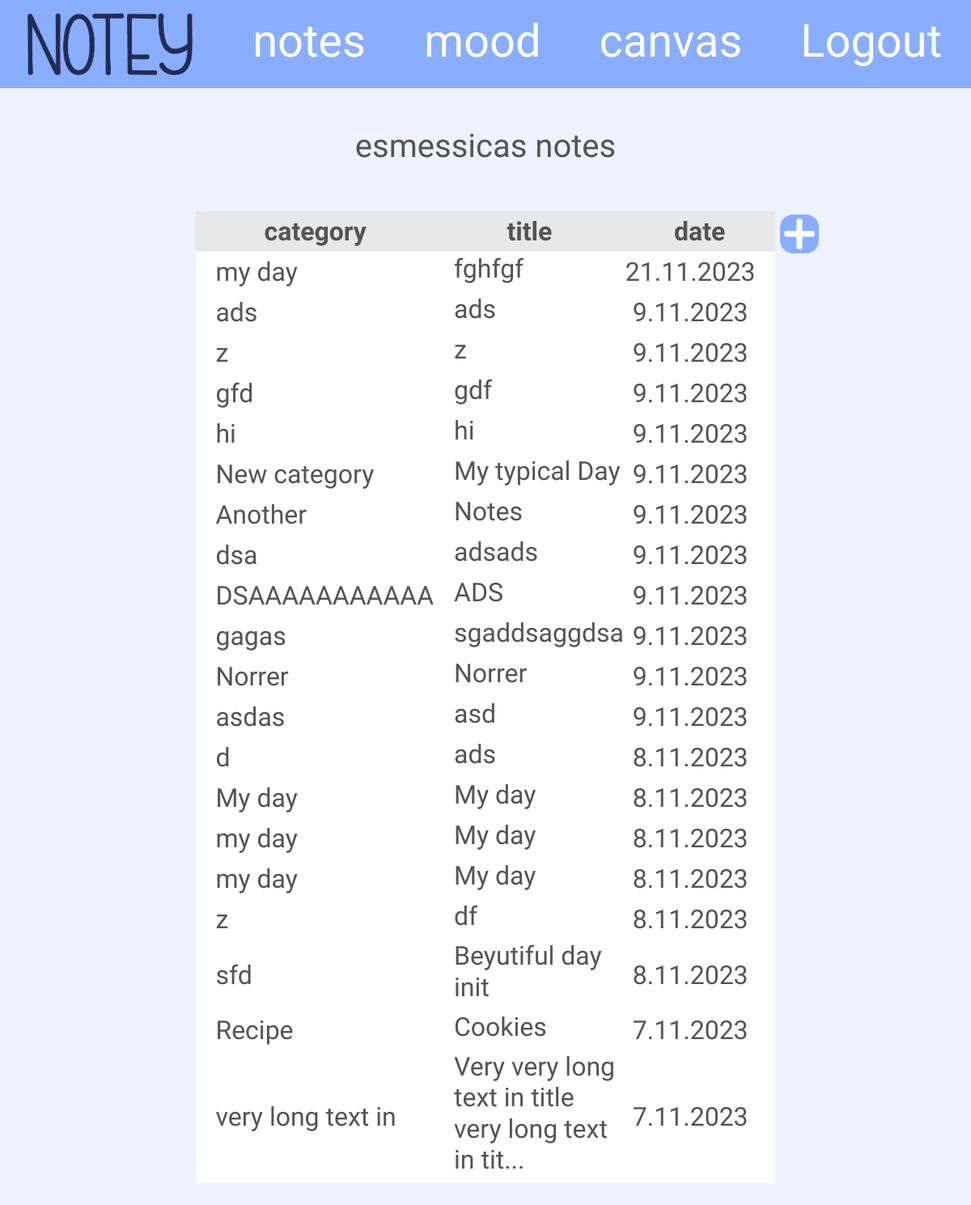
The page /note/ (signed in) on the database as committed earlier.
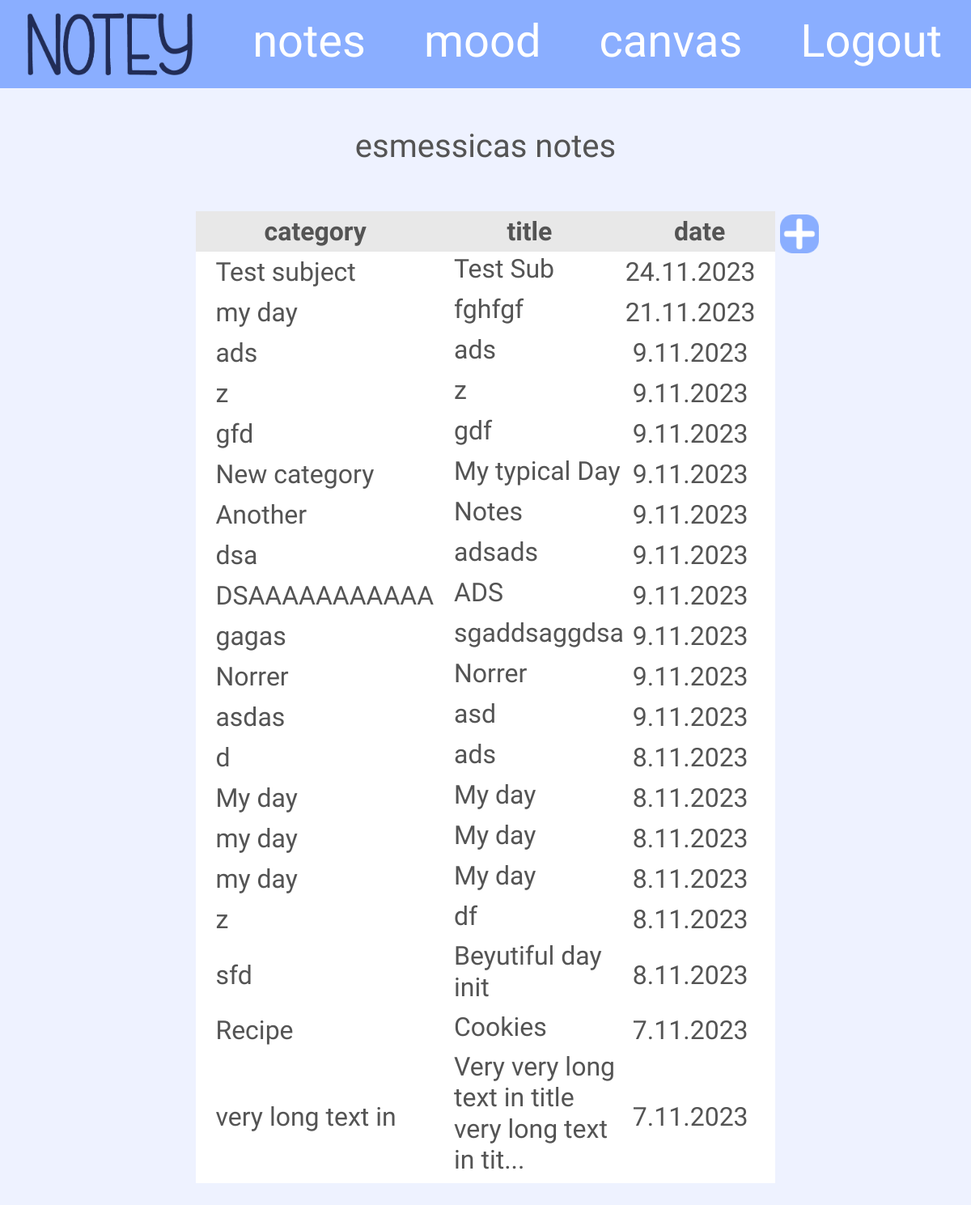
The same page on the database as committed later.
### notey_app/models.py (models this page shows, shortened)
class Note(models.Model):
    create_date = models.DateTimeField(default=timezone.now)
    category = models.CharField(max_length=100)
    title = models.CharField(max_length=225)
    text = models.TextField(blank=True, null=True)
    author = models.ForeignKey(User, on_delete=models.CASCADE, null=True, blank=True)

### notey_app/views.py (the view)
# urls.py: path('note/', views.NoteListView.as_view(), name='all_notes'),
class NoteListView(LoginRequiredMixin, ListView):
    login_url = 'login/'
    redirect_field_name = 'notey_app/note_detail.html'  # redirect to detail view
    model = Note
    def get_context_data(self, **kwargs):
        context = super().get_context_data(**kwargs)
        user = self.request.user
        user_notes = Note.objects.filter(author=user)
        context['user_has_notes'] = user_notes.exists()
        return context
    def get_queryset(self):
        return Note.objects.filter(author=self.request.user).order_by('-create_date')
    """
    with get query set - set SQL query in model.
    Grab post model.all objects and filter them based on condition.
    """

### notey_app/context_processors.py (called while the page is built)
def mood_context(request):
    mood = None
    if request.user.is_authenticated:
        today_date = date.today()
        mood_record = Mood.objects.filter(author=request.user, mood_date=today_date).first()
        mood = 'mood_advice' if mood_record else 'mood'
    return {'mood': mood}

### notey_app/templates/notey_app/note_list.html (shortened to what this page needs)
{% extends "notey_app/base.html" %}
{% block body_block %}
<div class="color_text patric-font normal-text">
    <h1 class=" text-center mt-5 mb-4"> {{user.username}}s notes </h1>
    <div class="base-container">
        <div>
        </div>
        {% if user_has_notes %}
             <table>
                      <thead class="gray-zone text-center container">
                        <tr >
                            <th class="head-table col-md-auto">category</th>
                            <th class="head-table col-8">title</th>
                            <th class="head-table col ">date</th>
                        </tr>
                      </thead>
                    <tbody>
                     {% for n in object_list %}
                         <tr class="clickable-row" data-href="{% url 'notey_app:note_detail' pk=n.pk %}">
                            <td class="ps-4">
                                    {% if n.category|length > 20 %}
                                        {{ n.category|slice:":20"|safe|linebreaksbr  }}...
                                    {% else %}
                                        {{ n.category|safe|linebreaksbr }}
                                    {% endif %}
                             </td>
                             <td class="ps-4">
                                <h2>
                                    {% if n.title|length > 50 %}
                                        {{ n.title|slice:"50"|safe|linebreaksbr  }}...
                                    {% else %}
                                        {{ n.title|safe|linebreaksbr }}
                                    {% endif %}
                                </h2>
                             </td>
                              <td class="text-center pe-4">
                                {{ n.create_date|date:"j.n.Y" }}
                              </td>
                         </tr>
                     </tbody>
                    {% endfor %}
             </table>
        <div class="">
            <button class="add-small all-notes-btn">
                <a href="{% url 'notey_app:create_note' %}">
                    <img class="add-small" src="/static/icons/add-blue.png" alt="add new note">
                </a>
            </button>
        </div>
    </div>
    {% else %}
        <p> You don't have any notes yet! </p>
    {% endif %}
</div>
{% endblock %}

Rows that differ between the two databases and show on the page:
removed Note: category "hi", title "hi", create_date "9.11.2023"
added Note: category "Test subject", title "Test Sub", create_date "24.11.2023"
